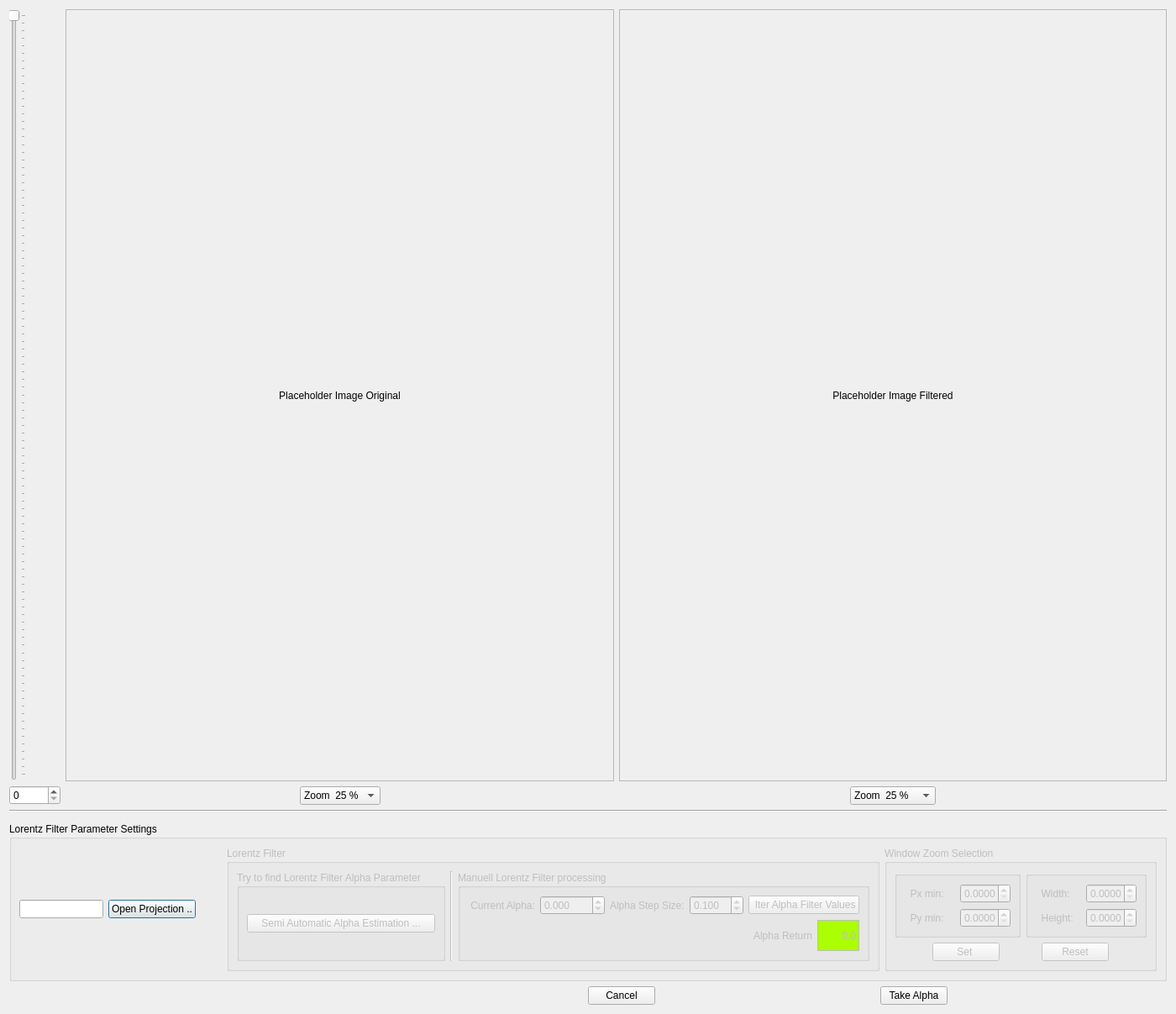
<?xml version="1.0" encoding="UTF-8"?>
<ui version="4.0">
 <class>Dialog</class>
 <widget class="QDialog" name="Dialog">
  <property name="geometry">
   <rect>
    <x>0</x>
    <y>0</y>
    <width>1400</width>
    <height>1207</height>
   </rect>
  </property>
  <property name="windowTitle">
   <string>Dialog</string>
  </property>
  <layout class="QVBoxLayout" name="verticalLayout_5">
   <item>
    <layout class="QHBoxLayout" name="horizontalLayout_5">
     <item>
      <layout class="QVBoxLayout" name="verticalLayout_3">
       <item>
        <widget class="QSlider" name="verticalSlider_profile">
         <property name="maximum">
          <number>10000</number>
         </property>
         <property name="orientation">
          <enum>Qt::Vertical</enum>
         </property>
         <property name="invertedAppearance">
          <bool>true</bool>
         </property>
         <property name="invertedControls">
          <bool>false</bool>
         </property>
         <property name="tickPosition">
          <enum>QSlider::TicksBelow</enum>
         </property>
         <property name="tickInterval">
          <number>100</number>
         </property>
        </widget>
       </item>
       <item>
        <widget class="QSpinBox" name="spinBox_profile">
         <property name="maximum">
          <number>10000</number>
         </property>
        </widget>
       </item>
      </layout>
     </item>
     <item>
      <layout class="QVBoxLayout" name="verticalLayout_2">
       <item>
        <widget class="QScrollArea" name="scrollArea">
         <property name="widgetResizable">
          <bool>true</bool>
         </property>
         <widget class="QWidget" name="scrollAreaWidgetContents">
          <property name="geometry">
           <rect>
            <x>0</x>
            <y>0</y>
            <width>652</width>
            <height>498</height>
           </rect>
          </property>
          <layout class="QGridLayout" name="gridLayout_2">
           <item row="0" column="0">
            <widget class="QLabel" name="label_OrigImageLeft">
             <property name="text">
              <string>Placeholder Image Original</string>
             </property>
             <property name="alignment">
              <set>Qt::AlignCenter</set>
             </property>
            </widget>
           </item>
          </layout>
         </widget>
        </widget>
       </item>
       <item>
        <layout class="QHBoxLayout" name="horizontalLayout_4">
         <item>
          <spacer name="horizontalSpacer_4">
           <property name="orientation">
            <enum>Qt::Horizontal</enum>
           </property>
           <property name="sizeHint" stdset="0">
            <size>
             <width>40</width>
             <height>20</height>
            </size>
           </property>
          </spacer>
         </item>
         <item>
          <widget class="QComboBox" name="comboBox_ZoomLeftImage">
           <property name="currentIndex">
            <number>0</number>
           </property>
           <item>
            <property name="text">
             <string>Zoom  25 %</string>
            </property>
           </item>
           <item>
            <property name="text">
             <string>Zoom  50%</string>
            </property>
           </item>
           <item>
            <property name="text">
             <string>Zoom  75%</string>
            </property>
           </item>
           <item>
            <property name="text">
             <string>Zoom 100%</string>
            </property>
           </item>
           <item>
            <property name="text">
             <string>Zoom 200%</string>
            </property>
           </item>
          </widget>
         </item>
         <item>
          <spacer name="horizontalSpacer_5">
           <property name="orientation">
            <enum>Qt::Horizontal</enum>
           </property>
           <property name="sizeHint" stdset="0">
            <size>
             <width>40</width>
             <height>20</height>
            </size>
           </property>
          </spacer>
         </item>
        </layout>
       </item>
      </layout>
     </item>
     <item>
      <layout class="QVBoxLayout" name="verticalLayout">
       <item>
        <widget class="QScrollArea" name="scrollArea_2">
         <property name="widgetResizable">
          <bool>true</bool>
         </property>
         <widget class="QWidget" name="scrollAreaWidgetContents_2">
          <property name="geometry">
           <rect>
            <x>0</x>
            <y>0</y>
            <width>651</width>
            <height>498</height>
           </rect>
          </property>
          <layout class="QGridLayout" name="gridLayout_3">
           <item row="0" column="0">
            <widget class="QLabel" name="label_FilteredImageRight">
             <property name="text">
              <string>Placeholder Image Filtered</string>
             </property>
             <property name="alignment">
              <set>Qt::AlignCenter</set>
             </property>
            </widget>
           </item>
          </layout>
         </widget>
        </widget>
       </item>
       <item>
        <layout class="QHBoxLayout" name="horizontalLayout_3">
         <item>
          <spacer name="horizontalSpacer_3">
           <property name="orientation">
            <enum>Qt::Horizontal</enum>
           </property>
           <property name="sizeHint" stdset="0">
            <size>
             <width>40</width>
             <height>20</height>
            </size>
           </property>
          </spacer>
         </item>
         <item>
          <widget class="QComboBox" name="comboBox_ZoomRightImage">
           <property name="sizePolicy">
            <sizepolicy hsizetype="Preferred" vsizetype="Fixed">
             <horstretch>0</horstretch>
             <verstretch>0</verstretch>
            </sizepolicy>
           </property>
           <property name="minimumSize">
            <size>
             <width>84</width>
             <height>0</height>
            </size>
           </property>
           <item>
            <property name="text">
             <string>Zoom  25 %</string>
            </property>
           </item>
           <item>
            <property name="text">
             <string>Zoom  50 %</string>
            </property>
           </item>
           <item>
            <property name="text">
             <string>Zoom  75 %</string>
            </property>
           </item>
           <item>
            <property name="text">
             <string>Zoom  100 %</string>
            </property>
           </item>
           <item>
            <property name="text">
             <string>Zoom  200 %</string>
            </property>
           </item>
          </widget>
         </item>
         <item>
          <spacer name="horizontalSpacer_2">
           <property name="orientation">
            <enum>Qt::Horizontal</enum>
           </property>
           <property name="sizeHint" stdset="0">
            <size>
             <width>40</width>
             <height>20</height>
            </size>
           </property>
          </spacer>
         </item>
        </layout>
       </item>
      </layout>
     </item>
    </layout>
   </item>
   <item>
    <widget class="Line" name="line_2">
     <property name="orientation">
      <enum>Qt::Horizontal</enum>
     </property>
    </widget>
   </item>
   <item>
    <layout class="QVBoxLayout" name="verticalLayout_4">
     <item>
      <widget class="QwtPlot" name="qwtPlot_CrossSection"/>
     </item>
     <item>
      <widget class="QGroupBox" name="groupBox">
       <property name="title">
        <string>Lorentz Filter Parameter Settings</string>
       </property>
       <layout class="QHBoxLayout" name="horizontalLayout_7">
        <item>
         <widget class="QLineEdit" name="lineEdit_OpenProjectionFile">
          <property name="enabled">
           <bool>true</bool>
          </property>
         </widget>
        </item>
        <item>
         <widget class="QPushButton" name="pushButton_OpenProjection">
          <property name="text">
           <string>Open Projection ..</string>
          </property>
         </widget>
        </item>
        <item>
         <spacer name="horizontalSpacer_7">
          <property name="orientation">
           <enum>Qt::Horizontal</enum>
          </property>
          <property name="sizeHint" stdset="0">
           <size>
            <width>40</width>
            <height>20</height>
           </size>
          </property>
         </spacer>
        </item>
        <item>
         <widget class="QGroupBox" name="groupBox_alphaComponents">
          <property name="enabled">
           <bool>false</bool>
          </property>
          <property name="title">
           <string>Lorentz Filter</string>
          </property>
          <layout class="QHBoxLayout" name="horizontalLayout_8">
           <item>
            <widget class="QGroupBox" name="groupBox_3">
             <property name="title">
              <string>Try to find Lorentz Filter Alpha Parameter</string>
             </property>
             <layout class="QHBoxLayout" name="horizontalLayout_9">
              <item>
               <widget class="QPushButton" name="pushButton_alphaEstimator">
                <property name="text">
                 <string>Semi Automatic Alpha Estimation ...</string>
                </property>
               </widget>
              </item>
             </layout>
            </widget>
           </item>
           <item>
            <widget class="Line" name="line">
             <property name="orientation">
              <enum>Qt::Vertical</enum>
             </property>
            </widget>
           </item>
           <item>
            <widget class="QGroupBox" name="groupBox_2">
             <property name="title">
              <string>Manuell Lorentz Filter processing</string>
             </property>
             <layout class="QVBoxLayout" name="verticalLayout_9">
              <item>
               <layout class="QHBoxLayout" name="horizontalLayout_6">
                <item>
                 <widget class="QLabel" name="label">
                  <property name="text">
                   <string> Current Alpha:</string>
                  </property>
                 </widget>
                </item>
                <item>
                 <widget class="QDoubleSpinBox" name="doubleSpinBox_alphaProp">
                  <property name="decimals">
                   <number>3</number>
                  </property>
                  <property name="minimum">
                   <double>-1.000000000000000</double>
                  </property>
                  <property name="maximum">
                   <double>1000.000000000000000</double>
                  </property>
                  <property name="singleStep">
                   <double>0.100000000000000</double>
                  </property>
                  <property name="value">
                   <double>0.000000000000000</double>
                  </property>
                 </widget>
                </item>
                <item>
                 <widget class="QLabel" name="label_2">
                  <property name="text">
                   <string>Alpha Step Size:</string>
                  </property>
                 </widget>
                </item>
                <item>
                 <widget class="QDoubleSpinBox" name="doubleSpinBox_alphaStepSize">
                  <property name="decimals">
                   <number>3</number>
                  </property>
                  <property name="singleStep">
                   <double>0.010000000000000</double>
                  </property>
                  <property name="value">
                   <double>0.100000000000000</double>
                  </property>
                 </widget>
                </item>
                <item>
                 <widget class="QPushButton" name="pushButton_processAlphaStepwise">
                  <property name="text">
                   <string> Iter Alpha Filter Values</string>
                  </property>
                 </widget>
                </item>
               </layout>
              </item>
              <item>
               <layout class="QHBoxLayout" name="horizontalLayout_17">
                <item>
                 <spacer name="horizontalSpacer_12">
                  <property name="orientation">
                   <enum>Qt::Horizontal</enum>
                  </property>
                  <property name="sizeHint" stdset="0">
                   <size>
                    <width>40</width>
                    <height>20</height>
                   </size>
                  </property>
                 </spacer>
                </item>
                <item>
                 <layout class="QHBoxLayout" name="horizontalLayout_16">
                  <item>
                   <widget class="QLabel" name="label_7">
                    <property name="text">
                     <string>Alpha Return</string>
                    </property>
                   </widget>
                  </item>
                  <item>
                   <widget class="QLabel" name="label_AlphaReturn">
                    <property name="minimumSize">
                     <size>
                      <width>50</width>
                      <height>0</height>
                     </size>
                    </property>
                    <property name="styleSheet">
                     <string notr="true">background-color: rgb(170, 255, 0);</string>
                    </property>
                    <property name="frameShape">
                     <enum>QFrame::Panel</enum>
                    </property>
                    <property name="text">
                     <string>0.0</string>
                    </property>
                    <property name="alignment">
                     <set>Qt::AlignRight|Qt::AlignTrailing|Qt::AlignVCenter</set>
                    </property>
                   </widget>
                  </item>
                 </layout>
                </item>
               </layout>
              </item>
             </layout>
            </widget>
           </item>
          </layout>
         </widget>
        </item>
        <item>
         <widget class="QGroupBox" name="groupBox_WindowsZoomSelection">
          <property name="enabled">
           <bool>false</bool>
          </property>
          <property name="title">
           <string>Window Zoom Selection</string>
          </property>
          <layout class="QVBoxLayout" name="verticalLayout_8">
           <item>
            <layout class="QHBoxLayout" name="horizontalLayout_14">
             <item>
              <widget class="QGroupBox" name="groupBox_5">
               <property name="sizePolicy">
                <sizepolicy hsizetype="Preferred" vsizetype="Preferred">
                 <horstretch>0</horstretch>
                 <verstretch>0</verstretch>
                </sizepolicy>
               </property>
               <property name="minimumSize">
                <size>
                 <width>0</width>
                 <height>0</height>
                </size>
               </property>
               <property name="title">
                <string/>
               </property>
               <layout class="QVBoxLayout" name="verticalLayout_7">
                <item>
                 <layout class="QHBoxLayout" name="horizontalLayout_10">
                  <item>
                   <widget class="QLabel" name="label_5">
                    <property name="sizePolicy">
                     <sizepolicy hsizetype="Fixed" vsizetype="Preferred">
                      <horstretch>0</horstretch>
                      <verstretch>0</verstretch>
                     </sizepolicy>
                    </property>
                    <property name="text">
                     <string>  Px min:    </string>
                    </property>
                   </widget>
                  </item>
                  <item>
                   <widget class="QDoubleSpinBox" name="doubleSpinBox_Px">
                    <property name="sizePolicy">
                     <sizepolicy hsizetype="Minimum" vsizetype="Fixed">
                      <horstretch>0</horstretch>
                      <verstretch>0</verstretch>
                     </sizepolicy>
                    </property>
                    <property name="minimumSize">
                     <size>
                      <width>60</width>
                      <height>0</height>
                     </size>
                    </property>
                    <property name="maximumSize">
                     <size>
                      <width>60</width>
                      <height>16777215</height>
                     </size>
                    </property>
                    <property name="decimals">
                     <number>4</number>
                    </property>
                    <property name="maximum">
                     <double>4000.000000000000000</double>
                    </property>
                    <property name="singleStep">
                     <double>5.000000000000000</double>
                    </property>
                   </widget>
                  </item>
                 </layout>
                </item>
                <item>
                 <layout class="QHBoxLayout" name="horizontalLayout_11">
                  <item>
                   <widget class="QLabel" name="label_6">
                    <property name="text">
                     <string>  Py min:   </string>
                    </property>
                   </widget>
                  </item>
                  <item>
                   <widget class="QDoubleSpinBox" name="doubleSpinBox_Py">
                    <property name="sizePolicy">
                     <sizepolicy hsizetype="Fixed" vsizetype="Fixed">
                      <horstretch>0</horstretch>
                      <verstretch>0</verstretch>
                     </sizepolicy>
                    </property>
                    <property name="minimumSize">
                     <size>
                      <width>60</width>
                      <height>0</height>
                     </size>
                    </property>
                    <property name="maximumSize">
                     <size>
                      <width>60</width>
                      <height>16777215</height>
                     </size>
                    </property>
                    <property name="decimals">
                     <number>4</number>
                    </property>
                    <property name="maximum">
                     <double>10000.000000000000000</double>
                    </property>
                    <property name="singleStep">
                     <double>0.010000000000000</double>
                    </property>
                   </widget>
                  </item>
                 </layout>
                </item>
               </layout>
              </widget>
             </item>
             <item>
              <widget class="QGroupBox" name="groupBox_6">
               <property name="title">
                <string/>
               </property>
               <layout class="QVBoxLayout" name="verticalLayout_6">
                <item>
                 <layout class="QHBoxLayout" name="horizontalLayout_12">
                  <item>
                   <widget class="QLabel" name="label_3">
                    <property name="text">
                     <string>  Width:  </string>
                    </property>
                   </widget>
                  </item>
                  <item>
                   <widget class="QDoubleSpinBox" name="doubleSpinBox_Width">
                    <property name="sizePolicy">
                     <sizepolicy hsizetype="Fixed" vsizetype="Fixed">
                      <horstretch>0</horstretch>
                      <verstretch>0</verstretch>
                     </sizepolicy>
                    </property>
                    <property name="minimumSize">
                     <size>
                      <width>60</width>
                      <height>0</height>
                     </size>
                    </property>
                    <property name="maximumSize">
                     <size>
                      <width>60</width>
                      <height>16777215</height>
                     </size>
                    </property>
                    <property name="decimals">
                     <number>4</number>
                    </property>
                    <property name="maximum">
                     <double>4000.000000000000000</double>
                    </property>
                    <property name="singleStep">
                     <double>5.000000000000000</double>
                    </property>
                   </widget>
                  </item>
                 </layout>
                </item>
                <item>
                 <layout class="QHBoxLayout" name="horizontalLayout_13">
                  <item>
                   <widget class="QLabel" name="label_4">
                    <property name="sizePolicy">
                     <sizepolicy hsizetype="Fixed" vsizetype="Preferred">
                      <horstretch>0</horstretch>
                      <verstretch>0</verstretch>
                     </sizepolicy>
                    </property>
                    <property name="minimumSize">
                     <size>
                      <width>35</width>
                      <height>0</height>
                     </size>
                    </property>
                    <property name="text">
                     <string>  Height:     </string>
                    </property>
                   </widget>
                  </item>
                  <item>
                   <widget class="QDoubleSpinBox" name="doubleSpinBox_Height">
                    <property name="sizePolicy">
                     <sizepolicy hsizetype="Preferred" vsizetype="Fixed">
                      <horstretch>0</horstretch>
                      <verstretch>0</verstretch>
                     </sizepolicy>
                    </property>
                    <property name="maximumSize">
                     <size>
                      <width>60</width>
                      <height>16777215</height>
                     </size>
                    </property>
                    <property name="decimals">
                     <number>4</number>
                    </property>
                    <property name="maximum">
                     <double>10000.000000000000000</double>
                    </property>
                    <property name="singleStep">
                     <double>0.010000000000000</double>
                    </property>
                   </widget>
                  </item>
                 </layout>
                </item>
               </layout>
              </widget>
             </item>
            </layout>
           </item>
           <item>
            <layout class="QHBoxLayout" name="horizontalLayout_15">
             <item>
              <spacer name="horizontalSpacer_10">
               <property name="orientation">
                <enum>Qt::Horizontal</enum>
               </property>
               <property name="sizeHint" stdset="0">
                <size>
                 <width>40</width>
                 <height>20</height>
                </size>
               </property>
              </spacer>
             </item>
             <item>
              <widget class="QPushButton" name="pushButton_setSelection">
               <property name="text">
                <string>Set </string>
               </property>
              </widget>
             </item>
             <item>
              <spacer name="horizontalSpacer_8">
               <property name="orientation">
                <enum>Qt::Horizontal</enum>
               </property>
               <property name="sizeHint" stdset="0">
                <size>
                 <width>40</width>
                 <height>20</height>
                </size>
               </property>
              </spacer>
             </item>
             <item>
              <widget class="QPushButton" name="pushButton_Reset">
               <property name="text">
                <string>Reset</string>
               </property>
              </widget>
             </item>
             <item>
              <spacer name="horizontalSpacer_11">
               <property name="orientation">
                <enum>Qt::Horizontal</enum>
               </property>
               <property name="sizeHint" stdset="0">
                <size>
                 <width>40</width>
                 <height>20</height>
                </size>
               </property>
              </spacer>
             </item>
            </layout>
           </item>
          </layout>
         </widget>
        </item>
       </layout>
      </widget>
     </item>
    </layout>
   </item>
   <item>
    <layout class="QHBoxLayout" name="horizontalLayout_2">
     <item>
      <spacer name="horizontalSpacer">
       <property name="orientation">
        <enum>Qt::Horizontal</enum>
       </property>
       <property name="sizeHint" stdset="0">
        <size>
         <width>40</width>
         <height>20</height>
        </size>
       </property>
      </spacer>
     </item>
     <item>
      <layout class="QHBoxLayout" name="horizontalLayout">
       <property name="spacing">
        <number>6</number>
       </property>
       <property name="leftMargin">
        <number>0</number>
       </property>
       <property name="topMargin">
        <number>0</number>
       </property>
       <property name="rightMargin">
        <number>0</number>
       </property>
       <property name="bottomMargin">
        <number>0</number>
       </property>
       <item>
        <widget class="QPushButton" name="cancelButton">
         <property name="text">
          <string>Cancel</string>
         </property>
        </widget>
       </item>
       <item>
        <spacer name="horizontalSpacer_6">
         <property name="orientation">
          <enum>Qt::Horizontal</enum>
         </property>
         <property name="sizeHint" stdset="0">
          <size>
           <width>40</width>
           <height>20</height>
          </size>
         </property>
        </spacer>
       </item>
       <item>
        <widget class="QPushButton" name="okButton">
         <property name="text">
          <string>Take Alpha</string>
         </property>
        </widget>
       </item>
       <item>
        <spacer name="horizontalSpacer_9">
         <property name="orientation">
          <enum>Qt::Horizontal</enum>
         </property>
         <property name="sizeHint" stdset="0">
          <size>
           <width>40</width>
           <height>20</height>
          </size>
         </property>
        </spacer>
       </item>
      </layout>
     </item>
    </layout>
   </item>
  </layout>
 </widget>
 <customwidgets>
  <customwidget>
   <class>QwtPlot</class>
   <extends>QFrame</extends>
   <header>qwt_plot.h</header>
  </customwidget>
 </customwidgets>
 <resources/>
 <connections>
  <connection>
   <sender>okButton</sender>
   <signal>clicked()</signal>
   <receiver>Dialog</receiver>
   <slot>accept()</slot>
   <hints>
    <hint type="sourcelabel">
     <x>877</x>
     <y>988</y>
    </hint>
    <hint type="destinationlabel">
     <x>233</x>
     <y>29</y>
    </hint>
   </hints>
  </connection>
  <connection>
   <sender>cancelButton</sender>
   <signal>clicked()</signal>
   <receiver>Dialog</receiver>
   <slot>reject()</slot>
   <hints>
    <hint type="sourcelabel">
     <x>614</x>
     <y>988</y>
    </hint>
    <hint type="destinationlabel">
     <x>197</x>
     <y>125</y>
    </hint>
   </hints>
  </connection>
  <connection>
   <sender>verticalSlider_profile</sender>
   <signal>valueChanged(int)</signal>
   <receiver>spinBox_profile</receiver>
   <slot>setValue(int)</slot>
   <hints>
    <hint type="sourcelabel">
     <x>20</x>
     <y>315</y>
    </hint>
    <hint type="destinationlabel">
     <x>31</x>
     <y>414</y>
    </hint>
   </hints>
  </connection>
  <connection>
   <sender>spinBox_profile</sender>
   <signal>valueChanged(int)</signal>
   <receiver>verticalSlider_profile</receiver>
   <slot>setValue(int)</slot>
   <hints>
    <hint type="sourcelabel">
     <x>47</x>
     <y>406</y>
    </hint>
    <hint type="destinationlabel">
     <x>23</x>
     <y>186</y>
    </hint>
   </hints>
  </connection>
 </connections>
</ui>
